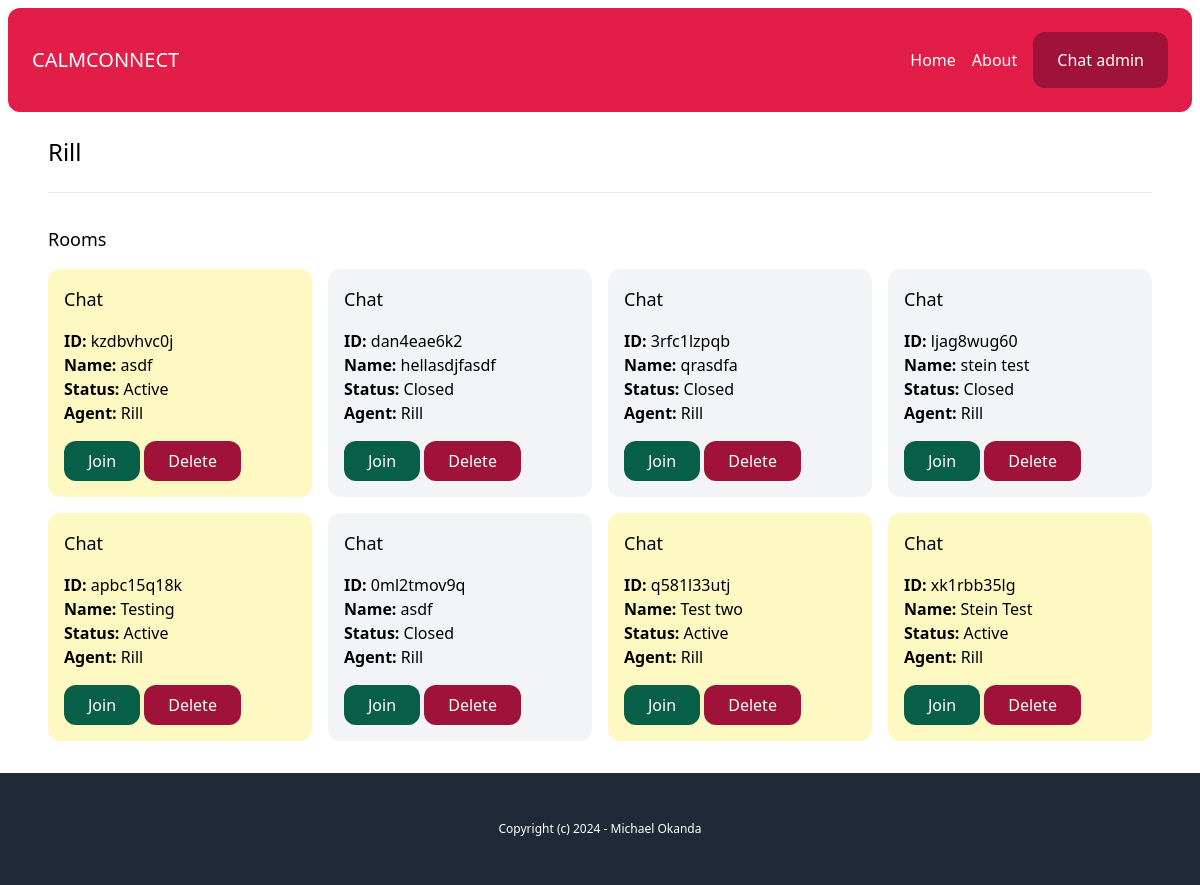
The app's page /chat-admin/users/d91e7c10-32d6-4bba-bae8-c821af7588d0/ (signed in) with its own data.
### account/models.py (models this page shows)
class User(AbstractBaseUser, PermissionsMixin):
    AGENT = 'agent'
    MANAGER = 'manager'
    ROLES_CHOICES = (
        (AGENT, 'Agent'),
        (MANAGER, 'Manager'),
    )
    id = models.UUIDField(primary_key=True, default=uuid.uuid4, editable=False)
    email = models.EmailField(unique=True)
    name = models.CharField(max_length=255, blank=True, default='')
    role = models.CharField(max_length=20, choices=ROLES_CHOICES, default=AGENT)
    is_active = models.BooleanField(default=True)
    is_superuser = models.BooleanField(default=False)
    is_staff = models.BooleanField(default=False)
    date_joined = models.DateTimeField(default=timezone.now)
    last_login = models.DateTimeField(blank=True, null=True)
    objects = CustomUserManager()
    USERNAME_FIELD = 'email'
    EMAIL_FIELD = 'email'
    REQUIRED_FIELDS = ['name']

### chat/models.py (models this page shows, shortened)
class Room(models.Model):
    WAITING = 'waiting'
    ACTIVE = 'active'
    CLOSED = 'closed'
    CHOICES_STATUS = (
        (WAITING, 'Waiting'),
        (ACTIVE, 'Active'),
        (CLOSED, 'Closed'),
    )
    uuid = models.CharField(max_length=255)
    client = models.CharField(max_length=255)
    agent = models.ForeignKey(User, related_name='rooms', blank=True, null=True, on_delete=models.SET_NULL)
    messages = models.ManyToManyField(Message, blank=True)
    url = models.CharField(max_length=255, blank=True, null=True)
    status = models.CharField(max_length=20, choices=CHOICES_STATUS, default=WAITING)
    created_at = models.DateTimeField(auto_now_add=True)
    class Meta:
        ordering = ('-created_at',)

### chat/views.py (the view)
# urls.py: path('chat-admin/users/<uuid:uuid>/', views.user_detail, name='user_detail'),
@login_required
def user_detail(request, uuid):
    user = User.objects.get(pk=uuid)
    rooms = user.rooms.all()
    return render(request, 'chat/user_detail.html', {
        'user': user,
        'rooms': rooms
    })

### chat/templates/chat/user_detail.html
{% extends 'core/base.html' %}
{% block content %}
    <h1 class="mb-6 text-2xl">{{ user.name }}</h1>
    <hr class="my-6">
    <div class="mt-8">
        <h2 class="mb-4 text-lg">Rooms</h2>
        {% include 'chat/partials/room_list.html' %}
    </div>
{% endblock %}

### chat/templates/chat/partials/room_list.html
<div class="grid grid-cols-4 gap-4">
    {% for room in rooms %}
        <div class="p-4 rounded-xl {% if room.status == 'waiting' %}bg-emerald-100{% elif room.status == 'active' %}bg-yellow-100{% else %}bg-gray-100{% endif %}">
            <h3 class="mb-4 text-lg">Chat</h3>
            <p>
                <b>ID: </b>{{ room.uuid }}<br>
                <b>Name: </b>{{ room.client }}<br>
                <b>Status: </b>{{ room.get_status_display }}<br>
                <b>Agent: </b>{% firstof room.agent.name 'None yet...' %}
            </p>
            <a href="{% url 'chat:room' room.uuid %}" class="mt-4 inline-block py-2 px-6 bg-emerald-800 text-white rounded-xl">Join</a>
            <a href="{% url 'chat:delete_room' room.uuid %}" class="mt-4 inline-block py-2 px-6 bg-rose-800 text-white rounded-xl">Delete</a>
        </div>
    {% endfor %}
</div>

### records on screen
User: name "Rill"
Room: uuid "kzdbvhvc0j", client "asdf", status "Active", agent.name "Rill"
Room: uuid "dan4eae6k2", client "hellasdjfasdf", status "Closed", agent.name "Rill"
Room: uuid "3rfc1lzpqb", client "qrasdfa", status "Closed", agent.name "Rill"
Room: uuid "ljag8wug60", client "stein test", status "Closed", agent.name "Rill"
Room: uuid "apbc15q18k", client "Testing", status "Active", agent.name "Rill"
Room: uuid "0ml2tmov9q", client "asdf", status "Closed", agent.name "Rill"
Room: uuid "q581l33utj", client "Test two", status "Active", agent.name "Rill"
Room: uuid "xk1rbb35lg", client "Stein Test", status "Active", agent.name "Rill"
